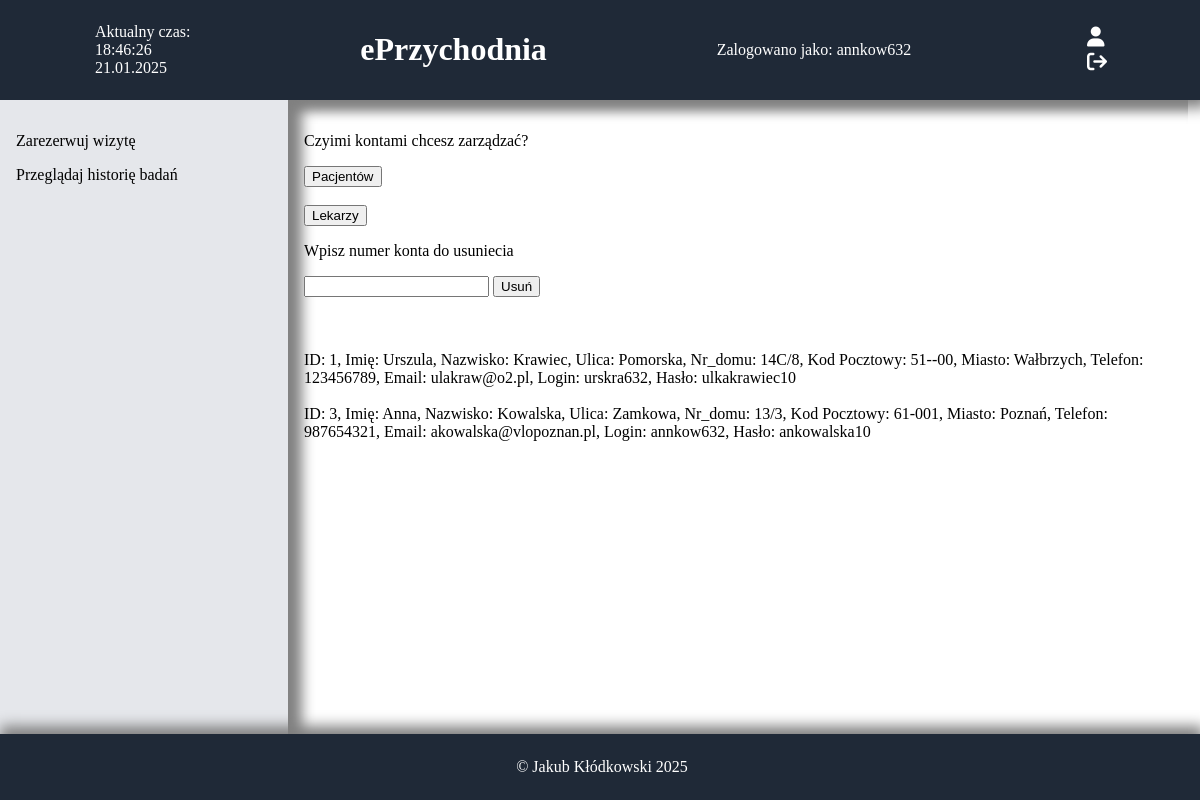
Page /zarzadzaj_kontami_pacjentow.php on the earlier database version.
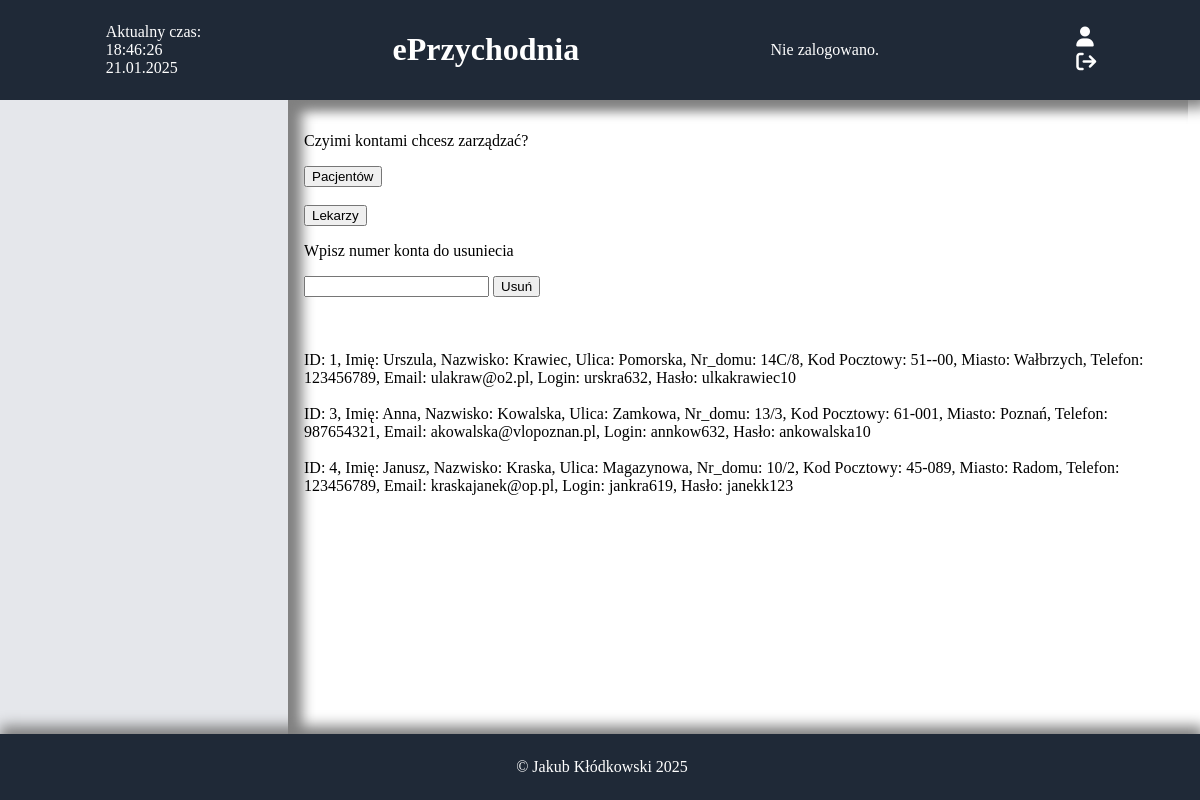
Same page on the later database version.
### tables this page shows
CREATE TABLE `zalogowani` (
  `login` char(9) DEFAULT NULL,
  `haslo` varchar(100) DEFAULT NULL,
  `kto` varchar(100) DEFAULT NULL
);

CREATE TABLE `pacjenci` (
  `id_pacjenta` int(10) UNSIGNED NOT NULL,
  `imie` varchar(100) DEFAULT NULL,
  `nazwisko` varchar(100) DEFAULT NULL,
  `ulica` varchar(100) DEFAULT NULL,
  `nr_domu` varchar(10) DEFAULT NULL,
  `kp` char(6) DEFAULT NULL,
  `miasto` varchar(100) DEFAULT NULL,
  `tel` char(9) DEFAULT NULL,
  `email` varchar(100) DEFAULT NULL,
  `PESEL` char(11) DEFAULT NULL,
  `login` char(9) DEFAULT NULL,
  `haslo` varchar(100) DEFAULT NULL
);

### zarzadzaj_kontami_pacjentow.php (the view, shortened to what this page needs)
<!DOCTYPE html>
<html lang="pl">
<head>
    <link rel="stylesheet" href="https://cdnjs.cloudflare.com/ajax/libs/font-awesome/6.4.2/css/all.min.css">
    <link rel="stylesheet" href="style.css">
</head>
<body>
    <header>
    <div id="data"></div>
        <h1 class="text-xl font-bold text-center flex-1"><a href="index.php">ePrzychodnia</a></h1>
        <?php
            $connect = mysqli_connect("localhost", "root", "", "eprzychodnia");
            $query0 = "SELECT `login` FROM `zalogowani` LIMIT 1";
            $result = mysqli_query($connect, $query0);
            if ($result && mysqli_num_rows($result) > 0) {
                $row = mysqli_fetch_assoc($result);
                $log = $row['login'];
                echo "Zalogowano jako: " . htmlspecialchars($log);
            } else {
                echo "Nie zalogowano.";
            }
        ?>
        <div>
        <form action="zaloguj.php">
    <button class="icon-button"><i class="fa-solid fa-user"></i></button>
</form>
<form action="wyloguj.php">
    <button class="icon-button"><i class="fa fa-sign-out"></i></button>
</form>
<?php
$connect = mysqli_connect("localhost", "root", "", "eprzychodnia");
$query1 = "SELECT `kto` FROM `zalogowani`";
$result1 = mysqli_query($connect, $query1);
if ($row = mysqli_fetch_assoc($result1)) {
    $kto = $row['kto'];
}
?>
    </header>
    <div style="display: flex; flex: 1;">
        <nav>
            <?php
                $connect = mysqli_connect("localhost", "root", "", "eprzychodnia");
                $query0="select * from `zalogowani`";
                $result0=mysqli_query($connect,$query0);
                if(mysqli_num_rows($result0)>0){
                    $query1 = "SELECT `kto` FROM `zalogowani`";
                    $result1 = mysqli_query($connect, $query1);
                    if ($row = mysqli_fetch_assoc($result1)) {
                        $kto = $row['kto'];
                    }
                    $query2="select * from `uprawnienia` where `stanowisko`='".$kto."'";
                    $result2=mysqli_query($connect,$query2);
                    if($row=mysqli_fetch_assoc($result2)){
                        $rezerwuj=$row['rezerwuj'];
                        $przegladaj_historie=$row['przegladaj_historie'];
                        if($rezerwuj==1){
                            echo "<p><a href='rezerwuj.php'>Zarezerwuj wizytę</a></p>";
                        }
                        if($przegladaj_historie==1){
                            echo "<p><a href='historia.php'>Przeglądaj historię badań</a></p>";
                        }
                    }
                }
            ?>
        </nav>
        <main>
            <div class="index-content">
                <p>Czyimi kontami chcesz zarządzać?</p>
                <form action="zarzadzaj_kontami_pacjentow.php" method="post">
                    <input type="submit" value="Pacjentów">
                </form>
                <br>
                <form action="zarzadzaj_kontami_lekarzy.php" method="post">
                    <input type="submit" value="Lekarzy">
                </form>
                <p>Wpisz numer konta do usuniecia</p>
                <form action="usun_konto_pracownik.php" method="post">
                    <input type="number" name="id_konta" id="i0">
                    <input type="submit" value="Usuń">
                </form>
                <br>
                <br>
                <br>
                <?php
                    $connect = mysqli_connect("localhost", "root", "", "eprzychodnia");
                    $query0="select * from `pacjenci`";
                    $result0=mysqli_query($connect,$query0);
                    while($row=mysqli_fetch_assoc($result0)){
                        echo "ID: ".$row['id_pacjenta'].", Imię: ".$row['imie'].", Nazwisko: ".$row['nazwisko'].", Ulica: ".$row['ulica'].", Nr_domu: ".$row['nr_domu'].", Kod Pocztowy: ".$row['kp'].", Miasto: ".$row['miasto'].", Telefon: ".$row['tel'].", Email: ".$row['email'].", Login: ".$row['login'].", Hasło: ".$row['haslo']."<br><br>";
                    }
                ?>
            </div>
        </main>
    </div>
    <footer>
        <p>&copy; Jakub Kłódkowski 2025</p>
    </footer>
</body>
</html>

### style.css (style rules this page uses)
body { display: flex; flex-direction: column; height: 100vh; margin: 0; width: 99vw; overflow-x: hidden; }
header { background-color: #1f2937; color: white; padding: 10px; width: 100%; display: flex; justify-content: space-around; align-items: center; text-decoration: none; box-shadow: 0px 8px 13px 0px gray; }
nav { background-color: #e5e7eb; width: 256px; padding: 16px; }
main { flex: 1; padding: 16px; box-shadow: inset 14px 8px 13px 0px gray; }
footer { background-color: #1f2937; color: white; text-align: center; padding: 8px; width: 100%; box-shadow: 0px -8px 13px 0px gray; }
.icon-button { color: white; font-size: 1.25rem; background: none; border: none; cursor: pointer; }
h1>a { text-decoration: none; color: white; }
p>a { text-decoration: none; color: black; }

Differences in the rows shown:
removed zalogowani: login "annkow632"
added pacjenci: id_pacjenta "4", imie "Janusz", nazwisko "Kraska", ulica "Magazynowa", nr_domu "10/2", kp "45-089", miasto "Radom", tel "123456789", email "kraskajanek@op.pl", login "jankra619", haslo "janekk123"
Other differences:
text no longer shown: "Zalogowano jako: Zarezerwuj wizytę Przeglądaj historię badań"
text now shown: "Nie zalogowano."
